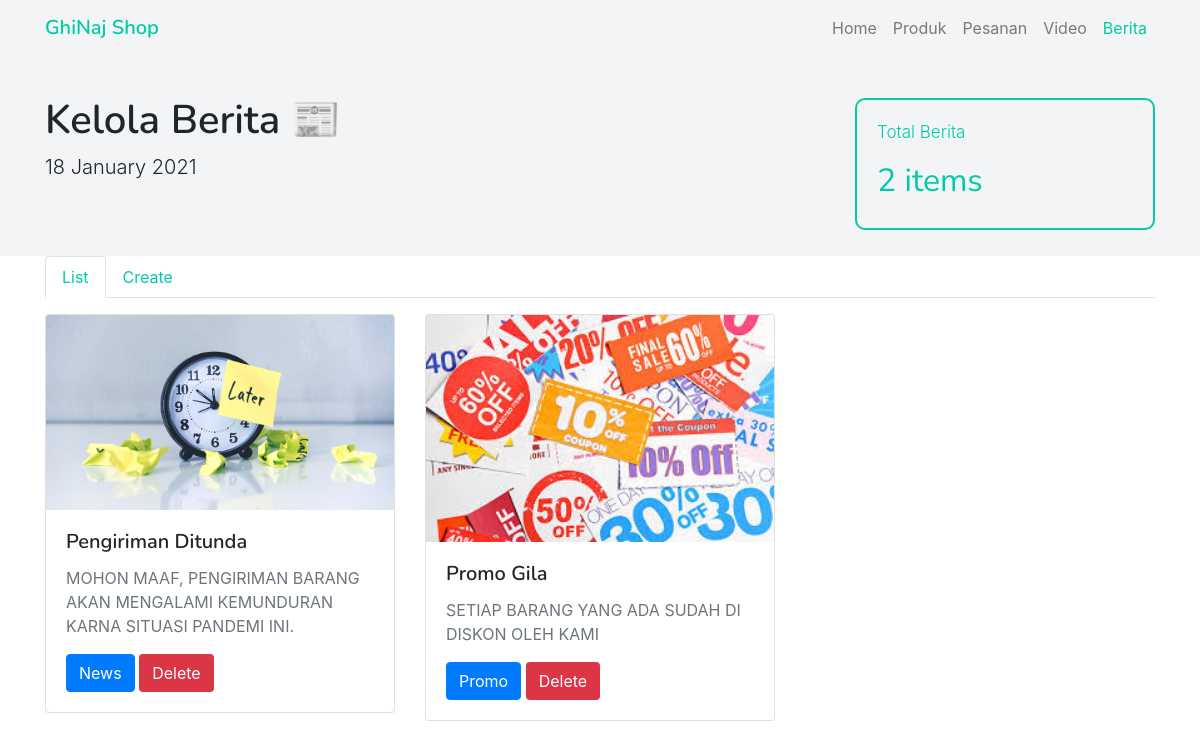
/admin/berita.php (signed in), run on the app's committed database.
### tables this page shows
CREATE TABLE `berita` (
  `id_berita` int(11) NOT NULL,
  `judul` varchar(200) NOT NULL,
  `gambar` varchar(200) NOT NULL,
  `isi` longtext NOT NULL,
  `category` varchar(200) NOT NULL,
  `datez` date NOT NULL
);

### admin/berita.php (the view, shortened to what this page needs)
<?php
require('../function/connect.php');
  $sqls = mysqli_query($conn, "SELECT COUNT(*) FROM berita");
  $totalBerita = mysqli_fetch_array($sqls);
?>
<!doctype html>
<html lang="en">
  <head>
    <link rel="stylesheet" href="../css/bootstrap.css">
    <link rel="stylesheet" href="../css/bootstrap-icons.css">
    <link rel="stylesheet" href="../css/custom.css">
  </head>
  <body>
    <nav class="navbar navbar-expand-lg navbar-light bg-color">
        <div class="container">
            <a class="navbar-brand nunito-bold color1" href="#">GhiNaj Shop</a>
            <div class="collapse navbar-collapse" id="navbarToggler">
                <ul class="navbar-nav ml-auto">
                    <li class="nav-item">
                        <a class="nav-link" href="index.php">Home</span></a>
                    </li>
                    <li class="nav-item">
                        <a class="nav-link" href="produk.php">Produk</span></a>
                    </li>
                    <li class="nav-item">
                        <a class="nav-link" href="pesanan.php">Pesanan</span></a>
                    </li>
                    <li class="nav-item">
                        <a class="nav-link" href="video.php">Video</span></a>
                    </li>
                    <li class="nav-item active">
                        <a class="nav-link color1" href="berita.php">Berita</span></a>
                    </li>
                </ul>
            </div>
        </div>
    </nav>
    <div class="bg-color headers" style="height: 200px">
    <br>
      <div class="container mt-3">
          <h1 class="nunito-bold text-capitalize">Kelola Berita 📰</h1>
          <p style="font-size:20px; font-weight: 300;"><?php echo date('d F Y'); ?></p>
          <div class="float-right card-income" style="margin-top: -100px;">
               <div class="card bg-color" style="width: 300px; border: 2px solid #00cba9; border-radius: 10px;">
                <div class="card-body color1">
                   <p style="font-size:17px; font-weight: 300;">Total Berita</p>
                   <h2 class="nunito-regular"><?php echo $totalBerita[0]; ?> items</h2>
                </div>
              </div>
          </div>
      </div>
    </div>
    <div class="container">
        <ul class="nav nav-tabs" id="myTab" role="tablist">
        <li class="nav-item" role="presentation">
            <a class="nav-link active" id="home-tab" data-toggle="tab" href="#home" role="tab" aria-controls="home" aria-selected="true">List</a>
        </li>
        <li class="nav-item" role="presentation">
            <a class="nav-link" id="profile-tab" data-toggle="tab" href="#profile" role="tab" aria-controls="profile" aria-selected="false">Create</a>
        </li>
        </ul>
        <div class="tab-content" id="myTabContent">
            <div class="tab-pane fade show active" id="home" role="tabpanel" aria-labelledby="home-tab">
                <div class="row mt-3">
                <?php
                    $nws = mysqli_query($conn, "SELECT * FROM berita ORDER BY judul ASC");
                    if(mysqli_num_rows($nws) > 0) {
                    while ($row = mysqli_fetch_assoc($nws)) {
                      $idn = $row['id_berita'];
                      $jd = $row['judul'];
                      $img = $row['gambar'];
                      $isi = $row['isi'];
                      $cat = $row['category'];
                      $fil = "../upload/berita/" . $img;
                      if (file_exists($fil) && $img) {
                        $gambr = "../upload/berita/" . $img;
                      }
                    ?>
                    <div class="col-lg-4">
                    <div class="card">
                        <img src="<?php echo $gambr; ?>" class="card-img-top" alt="...">
                        <div class="card-body">
                            <h5 class="card-title nunito-bold"><?php echo $jd; ?></h5>
                            <p class="card-text text-muted text-uppercase"><?php echo $isi; ?></p>
                            <a href="#" class="btn btn-primary text-capitalize"><?php echo $cat; ?></a>
                            <a href="#" id="<?php echo $idn; ?>" class="btn bg-danger text-white delete">Delete</a>
                        </div>
                    </div>
                    <br>
                    </div>
                    <?php } ?>
                    </div>
                    <?php } else {
                        echo '<p>Belum ada berita</p>';
                    } ?>
            </div>
        </div>
    </div>
      <br>
      <br>
  </body>
</html>

### css/custom.css (style rules this page uses)
.nunito-regular { font-family: "Nunito", sans-serif; font-weight: 400; }
.nunito-bold { font-family: "Nunito", sans-serif; font-weight: 600; }
.bg-color { background-color: #f3f4f5 !important; }
.color1 { color: #00cba9 !important; }
.nav-tabs .nav-link { color: #00cba9 !important; }

### data on the page
berita: gambar (picture), judul "Pengiriman Ditunda", isi "MOHON MAAF, PENGIRIMAN BARANG AKAN MENGALAMI KEMUNDURAN KARNA SITUASI PANDEMI INI.", category "News"
berita: gambar (picture), judul "Promo Gila", isi "SETIAP BARANG YANG ADA SUDAH DI DISKON OLEH KAMI", category "Promo"

### other printed values
$totalBerita[0] "2"
